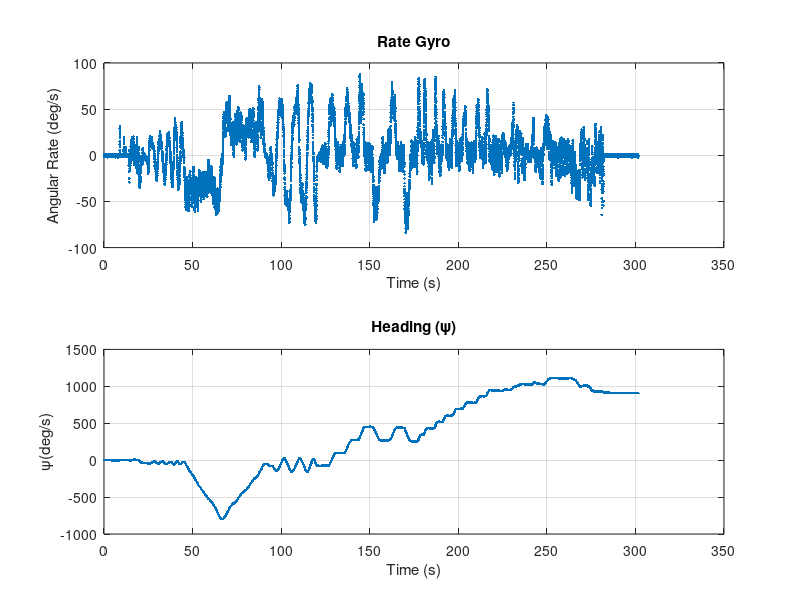

Write MATLAB code to recreate this figure. (Note: this script raises an error after producing the figure.)
clear all
close all

% 
% Telerobotics lab2, 2020
% Script programmed by Sven Rönnbäck 
% Revised September 23, 2020
% 
% Script to learn Kalman Filer
%
% It is setup to to sensor fusion of laser range data and rate gyro data.
% It estimates range and bearing angle to a wall, and the bias point of a rate gyro
%
% Frequency of rate gyro readings is 100Hz
% Frequency of laser range readings is 25Hz
%
%

log_ad_gyro=load('log_ad_gyro_5.txt');  % load gyro readings 
log_tim55=load('log_tim55_5.txt');		% load laser range readings

time_ad_gyro = log_ad_gyro(:,2);		% get time stamps for gyro readings
time_tim55= log_tim55(:,2);				% get time stamps for laser range readings
time_begin_ad=min(time_ad_gyro);        % Get first time stamp
time_begin_tim55=min(time_tim55);
time_begin = min([time_begin_ad time_begin_tim55]);
rate_ad=log_ad_gyro(:,3)*pi/180;		% Get vector with rate gyro readings

std_ad_gyro = std(rate_ad(1:400));      % Compute roughly std 
mean_ad_gyro= mean(rate_ad(1:400));     % Compute mean roughly

heading_ad=log_ad_gyro(:,4);

% Compute time vector
t=time_ad_gyro-time_begin;

% Plot rate gyro readings
figure
subplot(2,1,1);
plot(t,rate_ad*180/pi,'.');
grid on
title('Rate Gyro');
xlabel('Time (s)');
ylabel('Angular Rate (deg/s)');

subplot(2,1,2);
plot(t,heading_ad,'.');
title('Heading (\psi)');
xlabel('Time (s)');
ylabel('\psi(deg/s)');
grid on

% Code to find the first peak, in first laser scan to get initial estimate
vAngles=[-135:1:135]*pi/180;
vRanges=log_tim55(1,3:273)*0.00106;
[C Th_axis R_axis]=RWhough(vAngles,vRanges,100,0.05);
figure;
surf(Th_axis*180/pi,R_axis,C);     % Show detected Hough Peeks
xlabel('\theta (degrees)');
ylabel('Range (m)');
title('Hough Transform');

% Plot Range and Angle together
figure;
scan = lidarScan(vRanges,vAngles);
plot(scan)

hold on



% Find max peak in Hough Space
max_val=max(C(:))    ;         			% Find value of max peak
[row, col]=find(C == max_val);			 % Find coordinates of top
C(:,max(col-15,1):min(col+15,length(Th_axis)))=0; % Clear current peak   

%PlotHoughLine(R_axis(row), Th_axis(col),'g-');  

%
% Initiate Kalman Filter vectors and matrixes
%
%Start with this estimate, first detected peak and bias
Xe=[R_axis(row); 			% range estimate
	Th_axis(col);			% range estimate
	0];   % 				% bias estimate


T=0.01;   % Run Kalman filter in 100 Hz

% Initiate state transition matrix
F= [1 0 0;% 
	0 1 T;
	0 0 1];   
	
% Observation matrix
H=[1 0 0;% 
	0 1 0];                   % 

% Input vector
G=[0;T;0];    

% Noise of input vector, rate gyro noise
GQ=[std_ad_gyro^2];
 
% Initiate covariances for current start estimate
% Do not touch values in covariance before you get the Kalman Filter running
Pe=[0.4^2 0 0; 
	0 (3*pi/180)^2 0;
	0 0 0.01^2];     %

% Observation noise
R=[0.2^2 0;
	0 (3*pi/180)^2];  % Observation noise



% Process noise	
% Q=[0.05^2 0 0; %   change prosess noise on Q
%    0 (0.01*pi/180)^2 0;
%    0 0 0.001^2];

Q=[0.01 0 0; %   change prosess noise on Q
   0 0.01 0;
   0 0 0.01];

nLen=1500;                         % Loop through this number of gyro measurements
mXlog=zeros(length(Xe),nLen);
mPlog=mXlog;
mKlog=zeros(3,nLen);
mDsqrLog = zeros(2,nLen);
mInnovationLog = zeros(1+2*length(H*Xe),nLen);


bAcceptObservation=0;
last_ind=0;
bPlotHough=1<0;


% Counter variable for the number of scans used
nUsedScans=0;
for n=1:nLen 
    U=-rate_ad(n);   % Read next rate gyro readning
    
    % ADD MISSING CODE BELOW
	% Compute prediction
    Xp=F*Xe + G*U;    

	% ADD MISSING CODE BELOW   
	% Compute prediction
    Pp=F*Pe*F.'+G.'*Q*G;     
 
    ind_scan=find(abs(time_tim55-time_ad_gyro(n))<=0.02);
    nAccepts=0;
    if(length(ind_scan)>0)
        if(last_ind<ind_scan(1))
            
            nUsedScans=nUsedScans+1;
            
            figure(3);
            clf
            hold on
            
            vRanges=log_tim55(ind_scan(1),3:273)*0.00106;
            
            % Plot current scan
            x=cos(vAngles).*vRanges;
            y=sin(vAngles).*vRanges;
            plot(x,y,'.');
            axis([-8 8 -6 6]);
            title(sprintf('Time: %.2f sec,   Scan:%d,  Step:%d', t(n), ind_scan(1),n));
            xlabel('x_s (m)');
            ylabel('y_s (m)');
            grid on
            
            % predict observation
			 % ADD MISSING CODE BELOW   
            Zp= H*Xp;	
            
            % Plot predicted line					
            PlotHoughLine(Zp(1), Zp(2),'g-');
            
            [C Th_axis R_axis]=RWhough(vAngles,vRanges,100,0.05);
           
            if(bPlotHough)
                figure(2);
                surf(Th_axis*180/pi,R_axis,C);
            end
            
            % search for three significant Hough peaks
            for k=1:3          			
				% ADD MISSING CODE BELOW   
                
                max_val= max(C(:));  % find max value of peak
                %max_ind=   			% find index of max peak
                [row col]= find(C == max_val); % find row and column of max peak
 
               % Plot observations with read dashed line
                figure(3);
                hold on
                PlotHoughLine(R_axis(row), Th_axis(col),'--r');
                drawnow
                  
                % Remove found max peak
                C(:,max(col-15,1):min(col+15,length(Th_axis)))=0;
                
				%% Max peak is our observation
				% ADD MISSING CODE BELOW  

                Z=[R_axis(row); Th_axis(col)];
                
                % Compute innovation vector
				% ADD MISSING CODE BELOW   
                vInno = Z -H*Xp;
                
                % Compute covariance for innovation vector
				% ADD MISSING CODE BELOW   
                S = H*Pp*H.'+R;
                
                % Compute Mahalanobis distance
				% ADD MISSING CODE BELOW   
                invS = inv(S);
                d_sqr = vInno.'*invS*vInno;
                % Chi squre test for observation
				% ADD MISSING CODE BELOW   
                bAcceptObservation = d_sqr<5.99;          % add expression to accept observaton 95% Chi^2-test. Two degrees of freedom      
                
                % Log and store innovation vector, Mahalanobis distance and innovation covariance
                vInnoLog=[vInno; sqrt(diag(S));t(n)];
                mInnovationLog(:,n)=vInnoLog;
                mDsqrLog(:,n)=[t(n);d_sqr];
                if(bAcceptObservation)
                  break;
                end
            end
        end
        last_ind = ind_scan(1);
    end
    
    if(bAcceptObservation>0)
      % add equations for accept
      % Compute new estimate when accepted observation
    	% ADD MISSING CODE BELOW   
        K= Pp*H.'*(H*Pp*H.'+ R);                    
        Xe = Xp + K*(Z-H*Xp);
        I=eye(size(Xe,1));
        Pe=(I - K*H)*Pp;
        
        % Log Kalman gain
        mKlog(:,n)=[t(n);diag(K)];
		
		nAccepts = nAccepts + 1;		 %  Valid observation found in scan
        disp(sprintf('Accepted observations %d\n',nAccepts));
     else
		% Compute new estimate for rejected observation
    	% ADD MISSING CODE BELOW  
		Pe=Pp;
		Xe=Xp;
		
		% Log Kalman Gain
        mKlog(:,n)=[t(n);0;0];
        % disp(sprintf('No observation at %d\n',ind_scan));
      end
  
    % Log, store, state vector estimate and covariance for state estimate
    mXlog(:,n)=Xe;
    mPlog(:,n)=sqrt(diag(Pe));
    
end

figure
%subplot(2,1,1);
hold on
plot(t(1:nLen),2*mPlog(1,:)+mXlog(1,:),'k-.');
plot(t(1:nLen),-2*mPlog(1,:)+mXlog(1,:),'k-.');
plot(t(1:nLen),mXlog(1,:),'b-');
xlabel('Time (s)');
ylabel('Range (m)');
title('Range estimate');
grid on

figure
%subplot(2,1,2);
hold on
plot(t(1:nLen),(2*mPlog(2,:)+mXlog(2,:))*180/pi,'k-.');
plot(t(1:nLen),(-2*mPlog(2,:)+mXlog(2,:))*180/pi,'k-.');
plot(t(1:nLen),mXlog(2,:)*180/pi,'b-');
xlabel('Time (s)');
ylabel('Angle (deg)');
title('Angle estimate');
grid on

figure
subplot(1,1,1);
hold on
plot(t(1:nLen),mXlog(3,:),'b-');
plot(t(1:nLen),2*mPlog(3,:)+mXlog(3,:),'k-.');
plot(t(1:nLen),-2*mPlog(3,:)+mXlog(3,:),'k-.');
title('Bias estimate');
xlabel('Time (s)');
grid on

figure
%subplot(2,1,1);
hold on
t1=mInnovationLog(size(mInnovationLog,1),:);
t_ind=find(t1>0);
plot(t1(t_ind),mInnovationLog(1,t_ind),'b-');
plot(t1(t_ind),2*mInnovationLog(3,t_ind)+mInnovationLog(1,t_ind)*0,'k-.');
plot(t1(t_ind),-2*mInnovationLog(3,t_ind)+mInnovationLog(1,t_ind)*0,'k-.');
title('Innovation Range');
ylabel('(m)');
xlabel('Time (s)');
grid on

figure
%subplot(2,1,2);
hold on
plot(t1(t_ind),mInnovationLog(2,t_ind)*180/pi,'b-');
plot(t1(t_ind),(2*mInnovationLog(4,t_ind)+mInnovationLog(2,t_ind))*180/pi,'k-.');
plot(t1(t_ind),(-2*mInnovationLog(4,t_ind)+mInnovationLog(2,t_ind))*180/pi,'k-.');
title('Innovation Angle');
ylabel('(deg)');
xlabel('Time (s)');
grid on

figure
subplot(2,1,1);
plot(mKlog(1,:), mKlog(2,:),'b-');
ylabel('gain');
xlabel('Time (s)');
title('Kalman Gain');
grid on

subplot(2,1,2);
plot(mKlog(1,:), mKlog(3,:),'b-');
ylabel('gain');
xlabel('Time (s)');
title('Kalman Gain');
grid on


figure
plot(mDsqrLog(1,:), mDsqrLog(2,:),'b.');
title('Mahalanobis Distance');
ylabel('\chi^2');
xlabel('Time (s)');
grid on


% Print all figures as png and coloured eps files 
nFigs=get(gcf,'Number');   % Get number of last figure
for n=1:nFigs
	figure(n);
	print('-dpng',sprintf('lab2_figure_%d.png',n));
	print('-depsc',sprintf('lab2_figure_%d.eps',n));
end
%}
